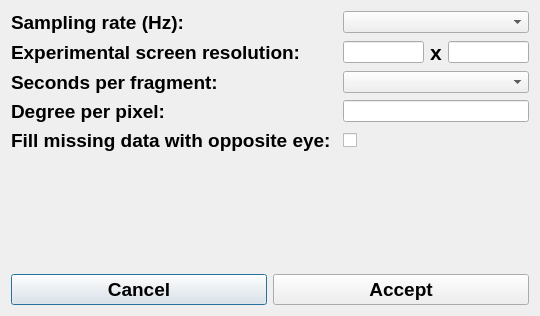
<?xml version="1.0" encoding="UTF-8"?>
<ui version="4.0">
 <class>DialogConfig</class>
 <widget class="QDialog" name="DialogConfig">
  <property name="geometry">
   <rect>
    <x>0</x>
    <y>0</y>
    <width>540</width>
    <height>316</height>
   </rect>
  </property>
  <property name="windowTitle">
   <string>Project Settings</string>
  </property>
  <layout class="QGridLayout" name="gridLayout">
   <item row="0" column="0">
    <widget class="QLabel" name="label_2">
     <property name="font">
      <font>
       <pointsize>14</pointsize>
       <weight>75</weight>
       <bold>true</bold>
      </font>
     </property>
     <property name="text">
      <string>Sampling rate (Hz):</string>
     </property>
    </widget>
   </item>
   <item row="0" column="2" colspan="3">
    <widget class="QComboBox" name="combo_HZ"/>
   </item>
   <item row="3" column="0">
    <widget class="QLabel" name="label_19">
     <property name="font">
      <font>
       <pointsize>14</pointsize>
       <weight>75</weight>
       <bold>true</bold>
      </font>
     </property>
     <property name="toolTip">
      <string>The number of degrees of visual angle taken by each pixel (e.g. = 0.0177, if 1680 x 1050px at 90cm)</string>
     </property>
     <property name="text">
      <string>Degree per pixel:</string>
     </property>
    </widget>
   </item>
   <item row="1" column="3">
    <widget class="QLabel" name="label_5">
     <property name="font">
      <font>
       <pointsize>16</pointsize>
       <weight>75</weight>
       <bold>true</bold>
      </font>
     </property>
     <property name="text">
      <string>x</string>
     </property>
    </widget>
   </item>
   <item row="1" column="0" colspan="2">
    <widget class="QLabel" name="label_3">
     <property name="font">
      <font>
       <pointsize>14</pointsize>
       <weight>75</weight>
       <bold>true</bold>
      </font>
     </property>
     <property name="toolTip">
      <string>The screen resolution of the display used in the experiment.</string>
     </property>
     <property name="text">
      <string>Experimental screen resolution:</string>
     </property>
    </widget>
   </item>
   <item row="3" column="2" colspan="3">
    <widget class="QLineEdit" name="tDegreePerPixel">
     <property name="toolTip">
      <string>The number of degrees of visual angle taken by each pixel (e.g. = 0.0177, if 1680 x 1050px at 90cm)</string>
     </property>
    </widget>
   </item>
   <item row="2" column="0">
    <widget class="QLabel" name="label_4">
     <property name="font">
      <font>
       <pointsize>14</pointsize>
       <weight>75</weight>
       <bold>true</bold>
      </font>
     </property>
     <property name="toolTip">
      <string>The number of seconds worth of data for each segment of display.</string>
     </property>
     <property name="text">
      <string>Seconds per fragment:</string>
     </property>
    </widget>
   </item>
   <item row="1" column="4">
    <widget class="QLineEdit" name="tHeight">
     <property name="toolTip">
      <string>Vertical resolution.</string>
     </property>
    </widget>
   </item>
   <item row="2" column="2" colspan="3">
    <widget class="QComboBox" name="combo_secsSegment">
     <property name="toolTip">
      <string>The number of seconds worth of data for each segment of display.</string>
     </property>
    </widget>
   </item>
   <item row="1" column="2">
    <widget class="QLineEdit" name="tWidth">
     <property name="toolTip">
      <string>Horizontal resolution.</string>
     </property>
    </widget>
   </item>
   <item row="5" column="0">
    <widget class="QLabel" name="ltSpacing">
     <property name="text">
      <string/>
     </property>
    </widget>
   </item>
   <item row="6" column="0" colspan="5">
    <layout class="QHBoxLayout" name="horizontalLayout">
     <item>
      <widget class="QPushButton" name="b_cancel">
       <property name="font">
        <font>
         <pointsize>14</pointsize>
         <weight>75</weight>
         <bold>true</bold>
        </font>
       </property>
       <property name="text">
        <string>Cancel</string>
       </property>
      </widget>
     </item>
     <item>
      <widget class="QPushButton" name="b_accept">
       <property name="font">
        <font>
         <pointsize>14</pointsize>
         <weight>75</weight>
         <bold>true</bold>
        </font>
       </property>
       <property name="text">
        <string>Accept</string>
       </property>
      </widget>
     </item>
    </layout>
   </item>
   <item row="4" column="2">
    <widget class="QCheckBox" name="cbEyes">
     <property name="toolTip">
      <string>When smoothing data, checking this option will use data from one eye only, if the other eye has missing data.  If unchecked, the smoothed data will show missing values whenever either or both eyes are missing.</string>
     </property>
     <property name="layoutDirection">
      <enum>Qt::LeftToRight</enum>
     </property>
     <property name="text">
      <string/>
     </property>
    </widget>
   </item>
   <item row="4" column="0">
    <widget class="QLabel" name="ltCbEyes">
     <property name="font">
      <font>
       <pointsize>14</pointsize>
       <weight>75</weight>
       <bold>true</bold>
      </font>
     </property>
     <property name="toolTip">
      <string>When smoothing data, checking this option will use data from one eye only, if the other eye has missing data.  If unchecked, the smoothed data will show missing values whenever either or both eyes are missing.</string>
     </property>
     <property name="text">
      <string>Fill missing data with opposite eye:</string>
     </property>
    </widget>
   </item>
  </layout>
 </widget>
 <resources/>
 <connections/>
</ui>
